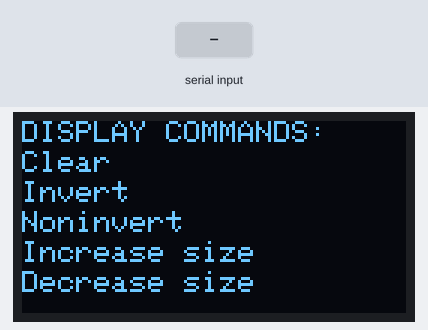
This sketch was run on a simulated Arduino Uno, built with avr-gcc and run on an emulated ATmega328P. Parts: 128×64 one-colour display. The test bench sets the inputs (shaded band).

Above: at 3.1 s.
9.8 s: "Invert\n" received over Serial
At 11.2 s:
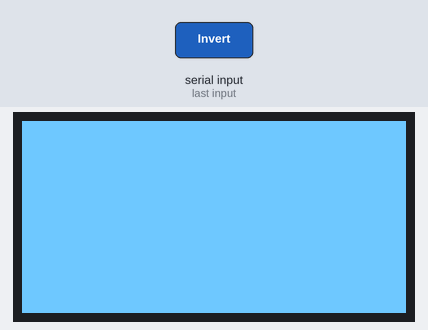
12.3 s: "Noninvert\n" received over Serial
At 12.8 s:
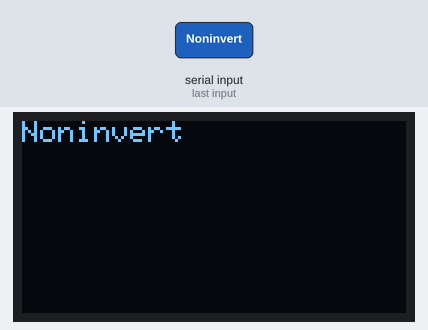
14.8 s: "Clear\n" received over Serial
At 15.6 s:
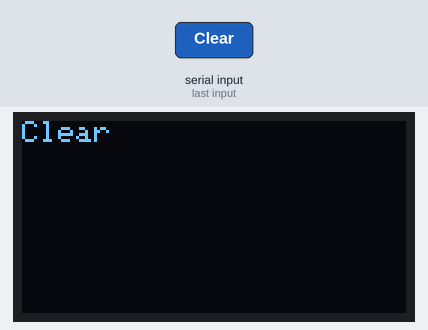
17.3 s: "Increase size\n" received over Serial
At 17.9 s:
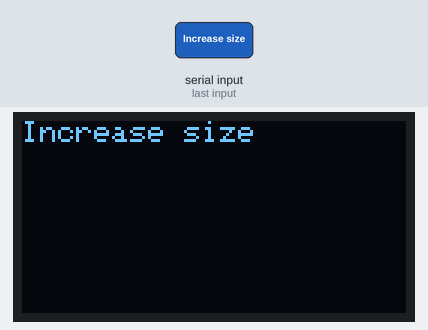
19.8 s: "Decrease size\n" received over Serial
At 20.6 s:
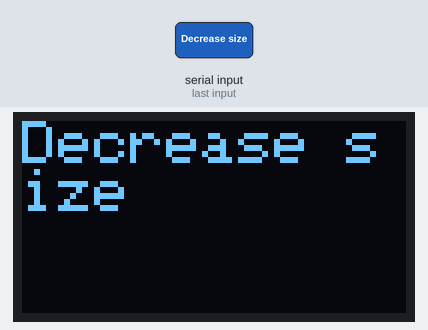
Timing chart, 0 to 22.8 s (numbered marks = the images above; inputs shaded):
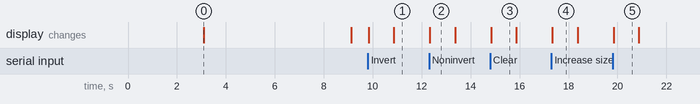

The sketch:

OLED_Typing.ino
```cpp
#include <Wire.h>
#include <Adafruit_GFX.h>
#include <Adafruit_SH110X.h>

#define I2C_Address 0x3c
#define SCREEN_WIDTH 128
#define SCREEN_HEIGHT 64
#define OLED_RESET -1

Adafruit_SH1106G display = Adafruit_SH1106G(SCREEN_WIDTH, SCREEN_HEIGHT, &Wire, OLED_RESET);

String user_input;
int text_size = 1;

void setup() {
  display.begin(I2C_Address, true); //Start I2C data communication with SH1106G OLED display chip
  display.clearDisplay(); //Clear display
  display.setTextSize(1);
  display.setTextColor(SH110X_WHITE);
  display.setCursor(10, 15);
  display.println("Type some text on");
  display.setCursor(20, 25);
  display.print("Serial monitor");
  display.setCursor(0, 35);
  display.print("to be displayed here.");
  display.display();
  delay(3000);
  display.clearDisplay();
  display.setCursor(0, 0);
  display.print("DISPLAY COMMANDS:");
  display.setCursor(0, 10);
  display.setTextSize(1);
  display.print("Clear");
  display.setCursor(0, 20);
  display.print("Invert");
  display.setCursor(0, 30);
  display.print("Noninvert");
  display.setCursor(0, 40);
  display.print("Increase size");
  display.setCursor(0, 50);
  display.print("Decrease size");
  display.display();
  delay(5000);
  display.clearDisplay();
  Serial.begin(9600);
}


void loop() {
  user_input = Serial.readStringUntil('\n'); //Read until new line (enter key is pressed)
  display.setCursor(0, 0);
  display.println(user_input);
  display.display();

  if (user_input == "Clear"){
    display.clearDisplay();
  }
  if (user_input == "Invert"){
    display.clearDisplay();
    display.invertDisplay(true);
  }
  if (user_input == "Noninvert"){
    display.clearDisplay();
    display.invertDisplay(false);
  }
  if (user_input == "Increase size"){
  display.clearDisplay();
  text_size = (text_size+1);
  display.setTextSize(text_size);
  }
  if (user_input == "Decrease size"){
    display.clearDisplay();
    text_size = (text_size-1);
    display.setTextSize(text_size);
  }
}
```

Measured:
- after the input at 9.8 s, the display: first changes at once (image 1 shows a later state)
- after the input at 12.3 s, the display: first changes at once (image 2 shows a later state)
- after the input at 14.8 s, the display: changes at once (image 3)
- after the input at 17.3 s, the display: changes at once (image 4)
- after the input at 19.8 s, the display: changes at once (image 5)
- what the display in image 0 shows lasts 6.0 s, from 3.1 s to 9.1 s
- what the display in image 2 shows lasts 1.1 s, from 12.3 s to 13.4 s
